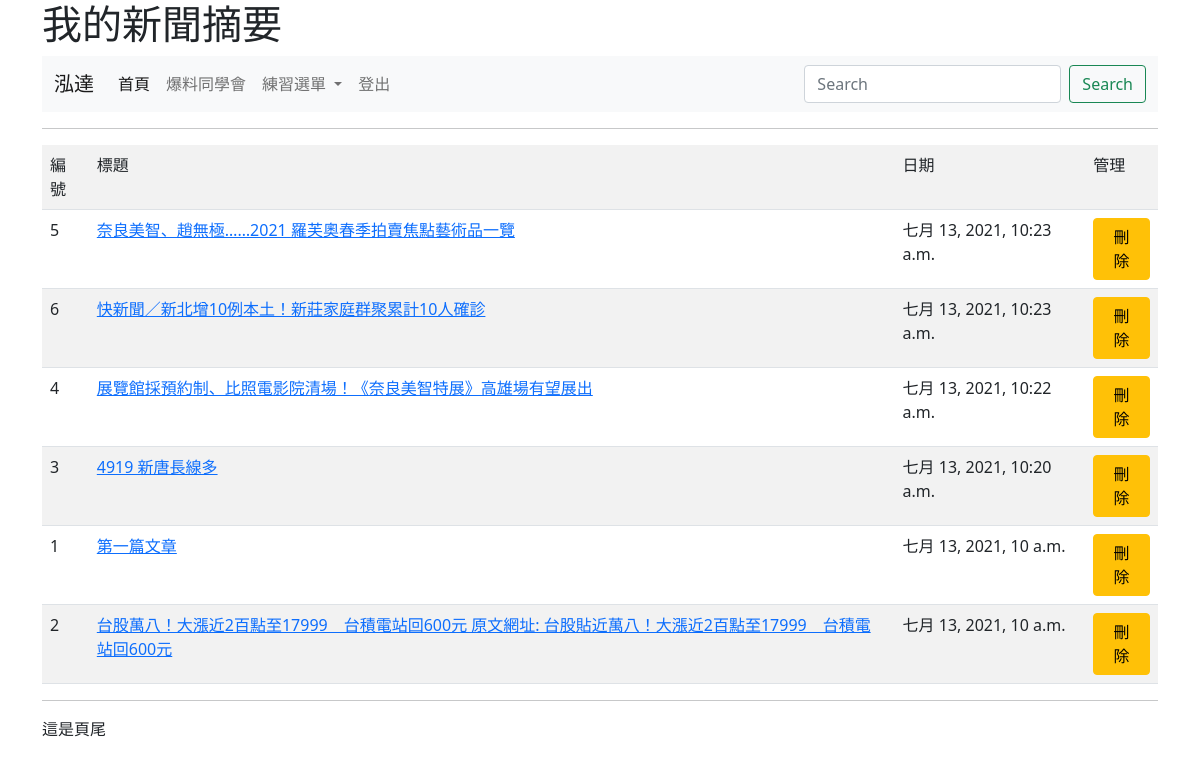
Page /news/ (signed in) on the committed database.
### mysite/models.py (models this page shows, shortened)
class Post(models.Model):
	title = models.CharField(max_length=200)
	content = models.TextField()
	pub_date = models.DateTimeField(default=timezone.now)
	class Meta:
		ordering = ('-pub_date',)

### mysite/views.py (the view)
# urls.py: path('news/', views.news),
def news(request):
	posts = Post.objects.all()
	return render(request, "news.html", locals())

### templates/news.html (shortened to what this page needs)
{% extends "base.html" %}
{% block main %}
	<hr>
	<table class="table table-striped">
		<tr><td>編號</td><td>標題</td><td>日期</td>
			{% if request.user.is_authenticated %}
			<td>管理</td>
			{% endif %}
		</tr>
	{% for post in posts %}
	   <tr>
	   		<td>{{ post.id }}</td>
	   		<td>
	   			{% if request.user.is_authenticated %}
	   			<a href="/show/{{ post.id }}/">{{ post.title }}</a>
	   			{% else %}
	   				{{ post.title }}
	   			{% endif %}
	   		</td>
	   		<td>{{ post.pub_date }}</td>
	   		{% if request.user.is_authenticated %}
	   		<td><a class='btn btn-warning' href="/delete/{{post.id}}">刪除</a></td>
	   		{% endif %}
	   </tr>
	{% endfor %}
    </table>
{% endblock %}

### templates/menu.html (shortened to what this page needs)
   <nav class="navbar navbar-expand-lg navbar-light bg-light">
  <div class="container-fluid">
    <a class="navbar-brand" href="#">
    {% if request.user.is_authenticated %}
       {{ request.user.first_name }}
    {% else %}
        沒登入的訪客
    {% endif %}
    </a>
    <div class="collapse navbar-collapse" id="navbarSupportedContent">
      <ul class="navbar-nav me-auto mb-2 mb-lg-0">
        <li class="nav-item">
          <a class="nav-link active" aria-current="page" href="#">首頁</a>
        </li>
        <li class="nav-item">
          <a class="nav-link" href="https://www.cmoney.tw/follow/channel/">爆料同學會</a>
        </li>
        <li class="nav-item dropdown">
          <a class="nav-link dropdown-toggle" href="#" id="navbarDropdown" role="button" data-bs-toggle="dropdown" aria-expanded="false">
            練習選單
          </a>
        </li>
        {% if request.user.is_authenticated %}
        <li class="nav-item">
          <a class="nav-link" href="/logout/" tabindex="-1">登出</a>
        </li>
        {% else %}
        <li class="nav-item">
          <a class="nav-link" href="/admin/login/?next=/" tabindex="-1">登入</a>
        </li>
        {% endif %}
      </ul>
      <form class="d-flex">
        <input class="form-control me-2" type="search" placeholder="Search" aria-label="Search">
        <button class="btn btn-outline-success" type="submit">Search</button>
      </form>
    </div>
  </div>
</nav>

### rows in the picture
Post: id "5", title "奈良美智、趙無極……2021 羅芙奧春季拍賣焦點藝術品一覽", pub_date "七月 13, 2021, 10:23 a.m."
Post: id "6", title "快新聞／新北增10例本土！新莊家庭群聚累計10人確診", pub_date "七月 13, 2021, 10:23 a.m."
Post: id "4", title "展覽館採預約制、比照電影院清場！《奈良美智特展》高雄場有望展出", pub_date "七月 13, 2021, 10:22 a.m."
Post: id "3", title "4919 新唐長線多", pub_date "七月 13, 2021, 10:20 a.m."
Post: id "1", title "第一篇文章", pub_date "七月 13, 2021, 10 a.m."
Post: id "2", title "台股萬八！大漲近2百點至17999 台積電站回600元 原文網址: 台股貼近萬八！大漲近2百點至17999 台積電站回600元", pub_date "七月 13, 2021, 10 a.m."

### other values in the picture
{{ request.user.first_name }} "泓達"
